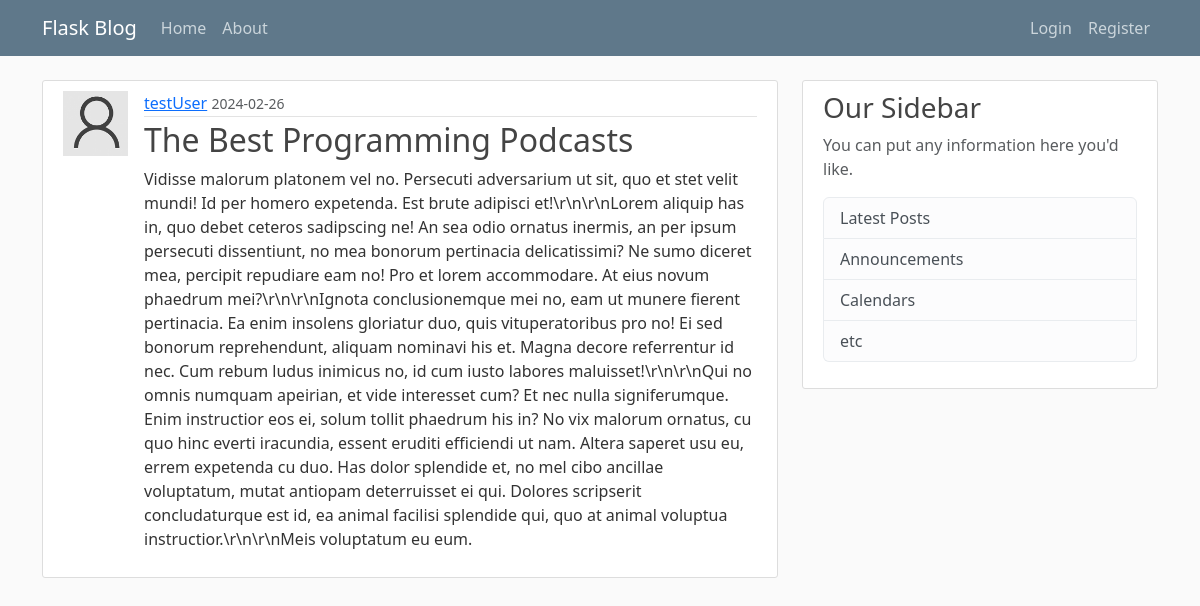
The page /post/12 on the database its author committed.
### flaskblog/models.py (models this page shows, shortened)
class User(db.Model, UserMixin):
    id = db.Column(db.Integer, primary_key=True)
    username = db.Column(db.String(20), unique=True, nullable=False)
    email = db.Column(db.String(120), unique=True, nullable=False)
    image_file = db.Column(db.String(20), nullable=False, default='default.jpg')
    password = db.Column(db.String(60), nullable=False)
    posts = db.relationship('Post', backref='author', lazy=True)

class Post(db.Model):
    id = db.Column(db.Integer, primary_key=True)
    title = db.Column(db.String(100), nullable=False)
    date_posted = db.Column(db.DateTime, nullable=False, default=datetime.utcnow)
    content = db.Column(db.Text, nullable=False)
    user_id = db.Column(db.Integer, db.ForeignKey('user.id'), nullable=False)

### flaskblog/routes.py (the view)
@app.route("/post/<int:post_id>")
def post(post_id):
    post = Post.query.get_or_404(post_id)
    return render_template('post.html', title= post.title, post= post)

### flaskblog/templates/post.html (shortened to what this page needs)
{% extends 'layout.html' %}
{% block content %}
    <article class="media content-section" style= "display: flex;">
        <img class= "rounded-circle, article-img" src= "{{ url_for('static', filename= 'profile_pics/' + post.author.image_file) }}">
        <div class="media-body">
        <div class="article-metadata">
            <a class="mr-2" href="{{ url_for('user_posts', username= post.author.username) }}">{{ post.author.username }}</a>
            <small class="text-muted">{{ post.date_posted.strftime('%Y-%m-%d') }}</small>
        </div>
        <h2 class= "article-title">{{ post.title }}</h2>
        <p class="article-content">{{ post.content }}</p>
        </div>
    </article>
{% endblock content %}

### flaskblog/static/main.css (style rules this page uses)
body { background: #fafafa; color: #333333; margin-top: 5rem; }
h1, h2, h3, h4, h5, h6 { color: #444444; }
.content-section { background: #ffffff; padding: 10px 20px; border: 1px solid #dddddd; border-radius: 3px; margin-bottom: 20px; }
.article-title { color: #444444; }
.article-content { white-space: pre-line; }
.article-img { height: 65px; width: 65px; margin-right: 16px; }
.article-metadata { padding-bottom: 1px; margin-bottom: 4px; border-bottom: 1px solid #e3e3e3 }

### rows shown on the page
User: image_file (placeholder picture), author.username "testUser"
Post: date_posted "2024-02-26", title "The Best Programming Podcasts", content "Vidisse malorum platonem vel no. Persecuti adversarium ut sit, quo et stet velit mundi! Id per homero expetenda. Est brute adipisci et!\\r\\n\\r\\nLorem aliquip has in, quo debet ceteros sadipscing ne! An sea odio ornatus inermis, an per ipsum persecuti dissentiunt, no mea bonorum pertinacia delicatissimi? Ne sumo diceret mea, percipit repudiare eam no! Pro et lorem accommodare. At eius novum phaedrum mei?\\r\\n\\r\\nIgnota conclusionemque mei no, eam ut munere fierent pertinacia. Ea enim insolens gloriatur duo, quis vituperatoribus pro no! Ei sed bonorum reprehendunt, aliquam nominavi his et. Magna decore referrentur id nec. Cum rebum ludus inimicus no, id cum iusto labores maluisset!\\r\\n\\r\\nQui…"
